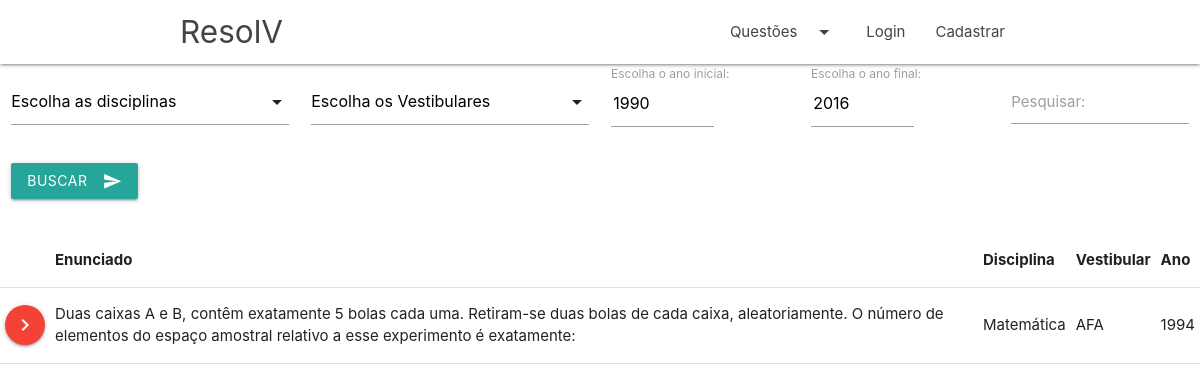
The page /buscar.php on the database its author committed.
### tables this page shows
CREATE TABLE `questao` (
  `ID_Questao` int(11) NOT NULL,
  `Enunciado` varchar(2000) DEFAULT NULL,
  `Solucao` varchar(2000) DEFAULT NULL,
  `Ano` int(11) DEFAULT NULL,
  `Aprovada` tinyint(4) DEFAULT NULL,
  `fk_Disciplina_ID_Disciplina` int(11) DEFAULT NULL,
  `fk_Usuario_ID_Usuario` int(11) DEFAULT NULL,
  `dataCriada` date DEFAULT NULL,
  `fk_Alternativa_ID_Alternativa` int(11) DEFAULT NULL,
  `fk_Vestibular_ID` int(11) DEFAULT NULL
);

CREATE TABLE `disciplina` (
  `ID_Disciplina` int(11) NOT NULL,
  `Nome` varchar(45) DEFAULT NULL
);

CREATE TABLE `vestibular` (
  `ID` int(11) NOT NULL,
  `Nome` varchar(40) DEFAULT NULL
);

### buscar.php (the view, shortened to what this page needs)
<!DOCTYPE html>
<html lang="pt-br">
	<head>
		<link href="css/materialize.css" type="text/css" rel="stylesheet" media="screen,projection"/>
		<link href="css/style.css" type="text/css" rel="stylesheet" media="screen,projection"/>
	</head>
	<body>
		<?php include 'header.php';?>
		<form action= "" method='POST' class = "row">
			<div class="input-field col s12 m3">
			</div>
			<div class="input-field col s12 m3">
			</div>
			<div class="input-field col s6 m2">
				<label for="ano-comeco"> Escolha o ano inicial:</label>
				<input name="ano-comeco" type="number" min="1900" max="2099" step="1" value="1990" />
			</div>
			<div class="input-field col s6 m2">
				<label for="ano-fim"> Escolha o ano final:</label>
				<input name="ano-fim" type="number" min="1900" max="2099" step="1" value="2016" />
			</div>
			<div class="input-field col s12 m2">
				<textarea id="textarea1" name = "termo" class="materialize-textarea"></textarea>
				<label for="textarea1">Pesquisar:</label>
			</div>
			<div class="input-field col s12">
				<button class="btn waves-effect waves-light" type="submit" name="action">Buscar
					<i class="material-icons right">send</i>
				</button>
			</div>
		</form>
		<table>
			<thead>
				<th></th>
				<th> Enunciado </th>
				<th> Disciplina </th>
				<th>Vestibular</th>
				<th>Ano</th>
				<?php
					$admin = array(1,2);
				?>
			</thead>
			<tbody>
				<?php
							$servername = "localhost";
							$username = "root";
							$password = "usbw";
							$database = "baseresolv";
							$conn = mysqli_connect($servername, $username, $password,$database);
							mysqli_set_charset($conn,"utf8");
						if(isset($_POST['action'])){
							$anoComeco = $_REQUEST["ano-comeco"];
							$anoFim = $_REQUEST["ano-fim"];
							$Enunciado = $_REQUEST["termo"];
							$sql = "SELECT Enunciado, ID_Questao, vestibular.nome 'Vestibular', disciplina.nome 'disciplina', disciplina.ID_Disciplina 'idDisc', Ano from questao inner join disciplina on (questao.fk_Disciplina_ID_Disciplina = disciplina.ID_Disciplina) inner join vestibular on (questao.fk_Vestibular_ID = vestibular.ID) where Enunciado like '%{$Enunciado}%' and questao.ano >= $anoComeco and questao.ano <= $anoFim and Aprovada = 1";
							if(isset($_REQUEST["vestibulares"])){
								$vestibulares =  "(".implode(",",$_REQUEST["vestibulares"]).")";
								$sql = $sql." and questao.fk_Vestibular_ID in $vestibulares";
							}
							if(isset($_REQUEST["disciplinas"])){
								$disciplinas =  "(".implode(",",$_REQUEST["disciplinas"]).")";
								$sql = $sql." and questao.fk_Disciplina_ID_Disciplina in $disciplinas";
							}
							$result = $conn->query($sql);
							if ($result and $result->num_rows > 0) {
								while($row = $result->fetch_assoc()) {
									echo "
										<tr>
											<td> <button type='button' class='btn-floating waves-effect waves-light red' onclick=\"window.location='/questao.php?questao={$row["idDisc"]}&clicou=0&ID={$row["ID_Questao"]}'\"><i class='material-icons'>navigate_next</i></button>
											<td>
												{$row["Enunciado"]}
											</td>
											<td>
												{$row["disciplina"]}
											</td>
											<td>
												{$row["Vestibular"]}
											</td>
											<td>
												{$row["Ano"]}
											</td>
											";
									if(isset($_SESSION['login']) && in_array($_SESSION['idUsuarioSessao'], $admin)){
										echo "<td><button type='button' class='btn-floating waves-effect waves-light red' onclick=\"window.location='/editar_questao.php?ID={$row["ID_Questao"]}'\"><i class='material-icons'>edit</i></button></td>";
									}
									echo "</tr>";
								}
							}
						} else{
							$sql = "SELECT Enunciado, ID_Questao, vestibular.nome 'Vestibular', disciplina.nome 'disciplina', disciplina.ID_Disciplina 'idDisc', Ano from questao inner join disciplina on (questao.fk_Disciplina_ID_Disciplina = disciplina.ID_Disciplina) inner join vestibular on (questao.fk_Vestibular_ID = vestibular.ID) where aprovada=1;";
							$result = $conn->query($sql);
							if ($result and $result->num_rows > 0) {
								while($row = $result->fetch_assoc()) {
									echo "
										<tr>
											<td> <button type='button' class='btn-floating waves-effect waves-light red' onclick=\"window.location='/questao.php?questao={$row["idDisc"]}&clicou=0&ID={$row["ID_Questao"]}'\"><i class='material-icons'>navigate_next</i></button>
											<td>
												{$row["Enunciado"]}
											</td>
											<td>
												{$row["disciplina"]}
											</td>
											<td>
												{$row["Vestibular"]}
											</td>
											<td>
												{$row["Ano"]}
											</td>
											";
									echo "</tr>";
								}
							}
						}
				?>
			</tbody>
		</table>
	</body>
</html>

### header.php (shortened to what this page needs)
<header>
  <nav class="white" role="navigation">
    <div class="nav-wrapper container">
      <a id="logo-container" href="index.php" class="brand-logo">ResolV</a>
      <ul class="right hide-on-med-and-down">
	<li>
		<a class="dropdown-trigger" href="#!" data-target="dropdown1">Questões<i class="material-icons right">arrow_drop_down</i></a>
	</li>
	<?php
		if(isset($_SESSION['login'])){
			$admin = array(1,2);
			echo '<ul id="dropdown3" class="dropdown-content">
			<li><a href="perfil.php">Perfil</a></li>
			<li><a href="sair.php">Sair</a></li>
		  	</ul>';
			$servername = "localhost";
			$username = "root";
			$password = "usbw";
			$database = "baseresolv";
			$conn = mysqli_connect($servername, $username, $password,$database);
			mysqli_set_charset($conn,"utf8");
			$idUser = $_SESSION['idUsuarioSessao'];
			$sql = "SELECT Apelido FROM usuario WHERE ID_Usuario=$idUser";
			$result = $conn->query($sql);
			$apelido = $result->fetch_assoc()['Apelido'];
			if(in_array($_SESSION['idUsuarioSessao'], $admin)){
				echo "<li><a href='aprovar_questao.php'>Aprovar Questões</a></li>";
			}
			echo '<li><a class="dropdown-trigger" href="#!" data-target="dropdown3">'.html_entity_decode($apelido).'<i class="material-icons right">arrow_drop_down</i></a></li>';
		}else{
			echo"
				<li>
					<a href='login.php'>Login</a>
				</li>
				<li>
					<a href='registrar.php'>Cadastrar</a>
				</li>";
		}
	?>
      </ul>
    </div>
  </nav>
</header>

### css/style.css (style rules this page uses)
nav ul a, nav .brand-logo { color: #444; }

### rows shown on the page
questao: Enunciado "Duas caixas A e B, contêm exatamente 5 bolas cada uma. Retiram-se duas bolas de cada caixa, aleatoriamente. O número de elementos do espaço amostral relativo a esse experimento é exatamente:", fk_Disciplina_ID_Disciplina.Nome "Matemática", fk_Vestibular_ID.Nome "AFA", Ano "1994"
